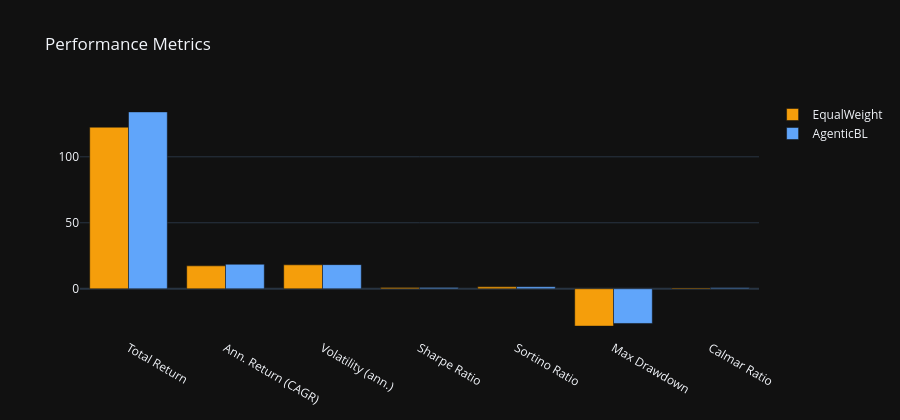

The notebook cell saved with this chart:
### Markdown cell above
## Performance metrics

Equivalent of the app's **Performance Metrics** grid (`BacktestPage` metric cards).

### Code cell
stats = result.stats
metric_rows = [
    ("Total Return", "total_return", 100),
    ("Ann. Return (CAGR)", "cagr", 100),
    ("Volatility (ann.)", "daily_vol", 100),
    ("Sharpe Ratio", "daily_sharpe", 1),
    ("Sortino Ratio", "daily_sortino", 1),
    ("Max Drawdown", "max_drawdown", 100),
    ("Calmar Ratio", "calmar", 1),
]
labels = [r[0] for r in metric_rows]
agentic_vals = [stats.loc[key, "AgenticBL"] * scale for _, key, scale in metric_rows]
equal_vals = [stats.loc[key, "EqualWeight"] * scale for _, key, scale in metric_rows]

fig = go.Figure()
fig.add_trace(go.Bar(x=labels, y=equal_vals, name="EqualWeight", marker_color=COLOUR_EQUAL))
fig.add_trace(go.Bar(x=labels, y=agentic_vals, name="AgenticBL", marker_color=COLOUR_AGENTIC))
fig.update_layout(
    title="Performance Metrics",
    barmode="group", template="plotly_dark", height=420,
)
fig.show()

pd.DataFrame({"AgenticBL": agentic_vals, "EqualWeight": equal_vals}, index=labels).round(3)

### Figure 1 — Plotly figure (JSON) as saved in the notebook; plotly's stock layout.template omitted (floating-point values rounded to 4 significant figures)
{"data": [{"marker": {"color": "#f59e0b"}, "name": "EqualWeight", "type": "bar", "x": ["Total Return", "Ann. Return (CAGR)", "Volatility (ann.)", "Sharpe Ratio", "Sortino Ratio", "Max Drawdown", "Calmar Ratio"], "y": [122.4, 17.35, 18.12, 0.9773, 1.429, -28.31, 0.613]}, {"marker": {"color": "#60a5fa"}, "name": "AgenticBL", "type": "bar", "x": ["Total Return", "Ann. Return (CAGR)", "Volatility (ann.)", "Sharpe Ratio", "Sortino Ratio", "Max Drawdown", "Calmar Ratio"], "y": [134.0, 18.55, 18.27, 1.027, 1.51, -26.3, 0.7053]}], "layout": {"barmode": "group", "height": 420, "title": {"text": "Performance Metrics"}}}
